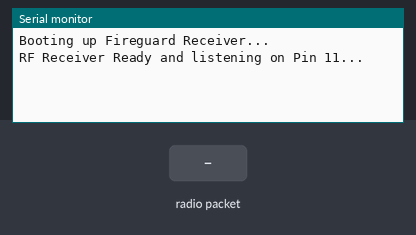
Bench run of a sketch on a simulated Arduino Uno, built with avr-gcc and run on an emulated ATmega328P. Parts: the last lines printed to the serial monitor. Inputs (shaded band) come from the test bench. No radio packets arrive unless stated.

Above: at 1.2 s.
1.3 s: radio packet "1" arrives
At 2.2 s:
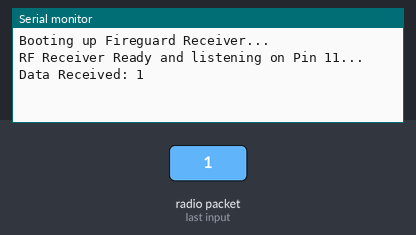
2.8 s: radio packet "0" arrives
At 3.4 s:
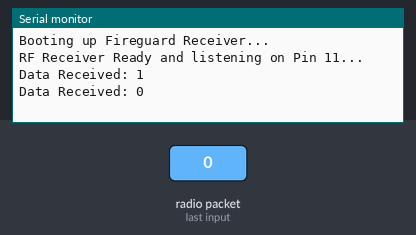
4.3 s: radio packet "2" arrives
At 5.7 s:
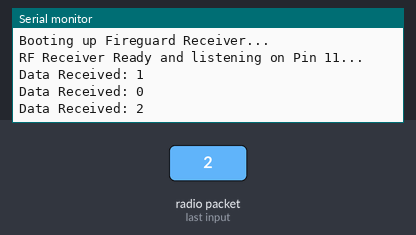

Measured:
- after the input at 1.3 s, the serial monitor: prints a new line at once (image 1)
- after the input at 2.8 s, the serial monitor: prints a new line at once (image 2)
- after the input at 4.3 s, the serial monitor: prints a new line at once (image 3)

The sketch:

receiver.ino
```cpp
// --- RECEIVERMAIN.INO ---

// You must install the RadioHead library on this computer/board too!
#include <RH_ASK.h>
#include <SPI.h>

// Initialize the RadioHead ASK driver
// Parameter 1: 2000 = The baud rate (MUST match the transmitter exactly)
// Parameter 2: 11 = The Receive Pin (Where your MX-RM-5V DATA pin is plugged in)
// Parameter 3: 12 = The Transmit Pin (We aren't transmitting, but the library requires a pin number here)
RH_ASK rfDriver(2000, 11, 12);

void setup() {
  Serial.begin(9600);
  Serial.println("Booting up Fireguard Receiver...");

  if (!rfDriver.init()) {
    Serial.println("RF Receiver Initialization FAILED!");
  } else {
    Serial.println("RF Receiver Ready and listening on Pin 11...");
  }
}

void loop() {
  // 1. Create a "bucket" to catch the incoming bytes.
  // We reserved 60 bytes on the transmitter, so we make a 60-byte bucket here.
  uint8_t buf[60];
  uint8_t buflen = sizeof(buf);

  // 2. Listen for a clean message
  // The recv() function listens to the static, verifies the checksum,
  // and returns 'true' ONLY if a perfect, uncorrupted message arrives.
  if (rfDriver.recv(buf, &buflen)) {

    // --- THE NULL TERMINATOR TRAP ---
    // RadioHead just sends raw bytes, not text. If we don't tell the Arduino exactly
    // where the message stops, it will keep reading empty memory and print garbage characters.
    // We fix this by manually adding a "0" (null terminator) to the very end of the received length.
    buf[buflen] = '\0';

    // 3. Convert the raw bytes back into a readable String
    String receivedData = String((char*)buf);

    // 4. Print it out!
    Serial.print("Data Received: ");
    Serial.println(receivedData);
  }
}
```
